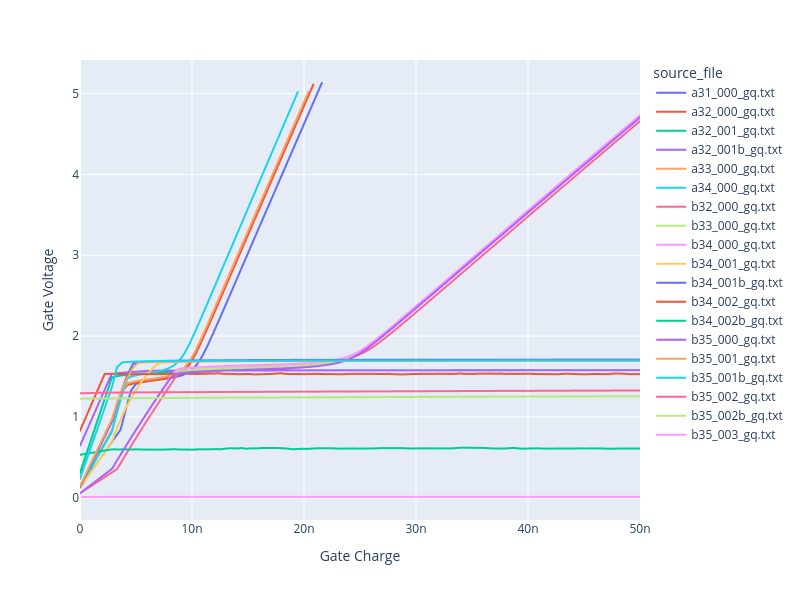

The cell this chart's notebook holds for it:
### Markdown cell above
## Gate Charge Data

### Code cell
# Get gate charge data and plot gate voltage vs. gate charge for files containing "_gq" in their name.

gate_charge_df = df[df["source_file"].str.contains("_gq", case=False, na=False)]

if gate_charge_df.empty:
    print("No gate charge data found in the DataFrame.")
else:
    # Integrate gate current over time to calculate gate charge (Q = \int_0^t I(t) * dt).
    dt = gate_charge_df["Time"].diff().fillna(0)  # Time intervals
    gate_charge_df["Gate Charge"] = (
        gate_charge_df["Gate Current"] * dt
    ).cumsum()  # Cumulative sum to get total charge

    fig = px.line(
        gate_charge_df, x="Gate Charge", y="Gate Voltage", color="source_file"
    )

    fig.update_layout(
        width=800,
        height=600,
        xaxis_range=[0, 50e-9],
    )
    fig.show()

### Figure 1 — Plotly figure (JSON) as saved in the notebook; plotly's stock layout.template omitted (floating-point values rounded to 4 significant figures; data arrays with more than 128 entries replaced by an {"elided": "..."} marker saying what was removed)
{"data": [{"hovertemplate": "source_file=a31_000_gq.txt<br>Gate Charge=%{x}<br>Gate Voltage=%{y}<extra></extra>", "legendgroup": "a31_000_gq.txt", "line": {"color": "#636efa", "dash": "solid"}, "marker": {"symbol": "circle"}, "mode": "lines", "name": "a31_000_gq.txt", "showlegend": true, "type": "scattergl", "x": [0.0, 3.621e-09, 4.082e-09, 4.541e-09, 4.999e-09, 5.458e-09, 5.918e-09, 6.383e-09, 6.844e-09, 7.304e-09, 7.765e-09, 8.224e-09, 8.682e-09, 9.141e-09, 9.603e-09, 1.006e-08, 1.052e-08, 1.098e-08, 1.143e-08, 1.189e-08, 1.235e-08, 1.282e-08, 1.329e-08, 1.375e-08, 1.421e-08, 1.467e-08, 1.513e-08, 1.56e-08, 1.607e-08, 1.653e-08, 1.699e-08, 1.745e-08, 1.792e-08, 1.838e-08, 1.884e-08, 1.93e-08, 1.976e-08, 2.021e-08, 2.067e-08, 2.114e-08, 2.159e-08], "xaxis": "x", "y": [0.133, 0.8422, 1.086, 1.322, 1.41, 1.425, 1.438, 1.448, 1.457, 1.466, 1.474, 1.485, 1.498, 1.517, 1.546, 1.591, 1.662, 1.767, 1.895, 2.035, 2.18, 2.328, 2.476, 2.624, 2.774, 2.92, 3.068, 3.22, 3.367, 3.516, 3.663, 3.81, 3.96, 4.106, 4.253, 4.399, 4.545, 4.692, 4.838, 4.985, 5.131], "yaxis": "y"}, {"hovertemplate": "source_file=a32_000_gq.txt<br>Gate Charge=%{x}<br>Gate Voltage=%{y}<extra></extra>", "legendgroup": "a32_000_gq.txt", "line": {"color": "#EF553B", "dash": "solid"}, "marker": {"symbol": "circle"}, "mode": "lines", "name": "a32_000_gq.txt", "showlegend": true, "type": "scattergl", "x": [1.2e-13, 2.87e-09, 3.332e-09, 3.791e-09, 4.251e-09, 4.711e-09, 5.171e-09, 5.641e-09, 6.101e-09, 6.562e-09, 7.019e-09, 7.483e-09, 7.942e-09, 8.402e-09, 8.863e-09, 9.322e-09, 9.787e-09, 1.025e-08, 1.072e-08, 1.118e-08, 1.164e-08, 1.21e-08, 1.256e-08, 1.302e-08, 1.349e-08, 1.395e-08, 1.441e-08, 1.487e-08, 1.533e-08, 1.579e-08, 1.625e-08, 1.671e-08, 1.717e-08, 1.762e-08, 1.808e-08, 1.854e-08, 1.9e-08, 1.946e-08, 1.992e-08, 2.037e-08, 2.083e-08], "xaxis": "x", "y": [0.1329, 0.8427, 1.088, 1.321, 1.396, 1.411, 1.423, 1.434, 1.443, 1.451, 1.459, 1.47, 1.483, 1.502, 1.531, 1.577, 1.651, 1.761, 1.893, 2.036, 2.18, 2.325, 2.473, 2.62, 2.768, 2.916, 3.064, 3.211, 3.358, 3.504, 3.65, 3.797, 3.944, 4.09, 4.236, 4.383, 4.528, 4.674, 4.82, 4.966, 5.112], "yaxis": "y"}, {"hovertemplate": "source_file=a32_001_gq.txt<br>Gate Charge=%{x}<br>Gate Voltage=%{y}<extra></extra>", "legendgroup": "a32_001_gq.txt", "line": {"color": "#00cc96", "dash": "solid"}, "marker": {"symbol": "circle"}, "mode": "lines", "name": "a32_001_gq.txt", "showlegend": true, "type": "scattergl", "x": {"elided": "461 float values"}, "xaxis": "x", "y": {"elided": "461 float values"}, "yaxis": "y"}, {"hovertemplate": "source_file=a32_001b_gq.txt<br>Gate Charge=%{x}<br>Gate Voltage=%{y}<extra></extra>", "legendgroup": "a32_001b_gq.txt", "line": {"color": "#ab63fa", "dash": "solid"}, "marker": {"symbol": "circle"}, "mode": "lines", "name": "a32_001b_gq.txt", "showlegend": true, "type": "scattergl", "x": {"elided": "205 float values"}, "xaxis": "x", "y": {"elided": "205 float values"}, "yaxis": "y"}, {"hovertemplate": "source_file=a33_000_gq.txt<br>Gate Charge=%{x}<br>Gate Voltage=%{y}<extra></extra>", "legendgroup": "a33_000_gq.txt", "line": {"color": "#FFA15A", "dash": "solid"}, "marker": {"symbol": "circle"}, "mode": "lines", "name": "a33_000_gq.txt", "showlegend": true, "type": "scattergl", "x": [-1.098e-11, 2.854e-09, 3.317e-09, 3.784e-09, 4.243e-09, 4.702e-09, 5.161e-09, 5.624e-09, 6.083e-09, 6.542e-09, 7.002e-09, 7.46e-09, 7.919e-09, 8.377e-09, 8.837e-09, 9.303e-09, 9.772e-09, 1.024e-08, 1.07e-08, 1.118e-08, 1.165e-08, 1.212e-08, 1.259e-08, 1.305e-08, 1.351e-08, 1.397e-08, 1.443e-08, 1.489e-08, 1.535e-08, 1.581e-08, 1.627e-08, 1.673e-08, 1.719e-08, 1.765e-08, 1.81e-08, 1.856e-08, 1.902e-08, 1.948e-08, 1.994e-08, 2.04e-08], "xaxis": "x", "y": [0.1331, 0.8413, 1.087, 1.327, 1.417, 1.433, 1.445, 1.456, 1.465, 1.473, 1.482, 1.493, 1.507, 1.527, 1.557, 1.607, 1.686, 1.799, 1.932, 2.079, 2.227, 2.377, 2.527, 2.675, 2.823, 2.971, 3.117, 3.264, 3.411, 3.559, 3.706, 3.852, 3.999, 4.145, 4.292, 4.438, 4.584, 4.731, 4.878, 5.023], "yaxis": "y"}, {"hovertemplate": "source_file=a34_000_gq.txt<br>Gate Charge=%{x}<br>Gate Voltage=%{y}<extra></extra>", "legendgroup": "a34_000_gq.txt", "line": {"color": "#19d3f3", "dash": "solid"}, "marker": {"symbol": "circle"}, "mode": "lines", "name": "a34_000_gq.txt", "showlegend": true, "type": "scattergl", "x": [-1.47e-11, 2.843e-09, 3.303e-09, 3.763e-09, 4.224e-09, 4.684e-09, 5.145e-09, 5.615e-09, 6.081e-09, 6.539e-09, 6.999e-09, 7.46e-09, 7.918e-09, 8.378e-09, 8.851e-09, 9.317e-09, 9.779e-09, 1.024e-08, 1.07e-08, 1.117e-08, 1.164e-08, 1.21e-08, 1.256e-08, 1.302e-08, 1.348e-08, 1.394e-08, 1.44e-08, 1.486e-08, 1.532e-08, 1.578e-08, 1.624e-08, 1.67e-08, 1.716e-08, 1.761e-08, 1.807e-08, 1.853e-08, 1.899e-08, 1.945e-08], "xaxis": "x", "y": [0.1281, 0.8148, 1.052, 1.284, 1.475, 1.504, 1.519, 1.531, 1.541, 1.551, 1.563, 1.579, 1.602, 1.637, 1.694, 1.783, 1.904, 2.044, 2.188, 2.338, 2.489, 2.638, 2.788, 2.937, 3.087, 3.236, 3.385, 3.534, 3.683, 3.832, 3.98, 4.129, 4.278, 4.427, 4.574, 4.723, 4.871, 5.019], "yaxis": "y"}, {"hovertemplate": "source_file=b32_000_gq.txt<br>Gate Charge=%{x}<br>Gate Voltage=%{y}<extra></extra>", "legendgroup": "b32_000_gq.txt", "line": {"color": "#FF6692", "dash": "solid"}, "marker": {"symbol": "circle"}, "mode": "lines", "name": "b32_000_gq.txt", "showlegend": true, "type": "scattergl", "x": [3.42e-12, 3.306e-09, 3.766e-09, 4.225e-09, 4.684e-09, 5.145e-09, 5.605e-09, 6.065e-09, 6.525e-09, 6.985e-09, 7.445e-09, 7.904e-09, 8.363e-09, 8.823e-09, 9.284e-09, 9.743e-09, 1.021e-08, 1.067e-08, 1.113e-08, 1.159e-08, 1.205e-08, 1.252e-08, 1.298e-08, 1.344e-08, 1.39e-08, 1.436e-08, 1.482e-08, 1.528e-08, 1.574e-08, 1.62e-08, 1.666e-08, 1.711e-08, 1.757e-08, 1.803e-08, 1.849e-08, 1.895e-08, 1.941e-08, 1.986e-08, 2.032e-08, 2.078e-08, 2.124e-08, 2.17e-08, 2.216e-08, 2.261e-08, 2.307e-08, 2.353e-08, 2.399e-08, 2.445e-08, 2.49e-08, 2.536e-08, 2.582e-08, 2.628e-08, 2.674e-08, 2.72e-08, 2.766e-08, 2.812e-08, 2.858e-08, 2.903e-08, 2.949e-08, 2.995e-08, 3.041e-08, 3.087e-08, 3.133e-08, 3.179e-08, 3.225e-08, 3.27e-08, 3.316e-08, 3.362e-08, 3.408e-08, 3.454e-08, 3.5e-08, 3.546e-08, 3.592e-08, 3.638e-08, 3.684e-08, 3.729e-08, 3.775e-08, 3.821e-08, 3.867e-08, 3.913e-08, 3.959e-08, 4.005e-08, 4.05e-08, 4.096e-08, 4.142e-08, 4.188e-08, 4.233e-08, 4.279e-08, 4.325e-08, 4.372e-08, 4.418e-08, 4.463e-08, 4.509e-08, 4.555e-08, 4.601e-08, 4.647e-08, 4.693e-08, 4.739e-08, 4.785e-08, 4.831e-08, 4.877e-08, 4.923e-08, 4.969e-08, 5.015e-08, 5.061e-08, 5.107e-08, 5.152e-08, 5.198e-08, 5.244e-08, 5.29e-08], "xaxis": "x", "y": [0.05598, 0.3547, 0.4602, 0.5648, 0.6687, 0.7714, 0.8729, 0.9726, 1.072, 1.169, 1.266, 1.361, 1.455, 1.55, 1.601, 1.606, 1.61, 1.613, 1.616, 1.619, 1.622, 1.625, 1.627, 1.629, 1.632, 1.634, 1.636, 1.637, 1.639, 1.641, 1.643, 1.645, 1.647, 1.649, 1.651, 1.653, 1.656, 1.659, 1.663, 1.667, 1.672, 1.678, 1.684, 1.692, 1.702, 1.713, 1.728, 1.746, 1.769, 1.798, 1.834, 1.876, 1.923, 1.972, 2.022, 2.074, 2.127, 2.18, 2.234, 2.288, 2.342, 2.396, 2.451, 2.505, 2.559, 2.614, 2.668, 2.723, 2.777, 2.832, 2.886, 2.941, 2.995, 3.05, 3.104, 3.159, 3.213, 3.267, 3.322, 3.376, 3.43, 3.485, 3.539, 3.593, 3.647, 3.701, 3.756, 3.81, 3.864, 3.918, 3.973, 4.027, 4.081, 4.136, 4.19, 4.244, 4.298, 4.353, 4.407, 4.461, 4.515, 4.569, 4.623, 4.677, 4.731, 4.785, 4.839, 4.893, 4.947, 5.001], "yaxis": "y"}, {"hovertemplate": "source_file=b33_000_gq.txt<br>Gate Charge=%{x}<br>Gate Voltage=%{y}<extra></extra>", "legendgroup": "b33_000_gq.txt", "line": {"color": "#B6E880", "dash": "solid"}, "marker": {"symbol": "circle"}, "mode": "lines", "name": "b33_000_gq.txt", "showlegend": true, "type": "scattergl", "x": [-4e-12, 2.849e-09, 3.312e-09, 3.772e-09, 4.229e-09, 4.689e-09, 5.148e-09, 5.609e-09, 6.069e-09, 6.529e-09, 6.987e-09, 7.445e-09, 7.906e-09, 8.371e-09, 8.839e-09, 9.307e-09, 9.775e-09, 1.024e-08, 1.07e-08, 1.116e-08, 1.162e-08, 1.208e-08, 1.255e-08, 1.301e-08, 1.347e-08, 1.393e-08, 1.439e-08, 1.485e-08, 1.531e-08, 1.577e-08, 1.623e-08, 1.669e-08, 1.715e-08, 1.761e-08, 1.807e-08, 1.853e-08, 1.899e-08, 1.945e-08, 1.99e-08, 2.036e-08, 2.082e-08, 2.128e-08, 2.174e-08, 2.22e-08, 2.266e-08, 2.312e-08, 2.358e-08, 2.404e-08, 2.45e-08, 2.495e-08, 2.541e-08, 2.587e-08, 2.633e-08, 2.679e-08, 2.724e-08, 2.77e-08, 2.816e-08, 2.862e-08, 2.908e-08, 2.954e-08, 3e-08, 3.046e-08, 3.092e-08, 3.138e-08, 3.183e-08, 3.229e-08, 3.275e-08, 3.321e-08, 3.367e-08, 3.413e-08, 3.459e-08, 3.504e-08, 3.55e-08, 3.596e-08, 3.643e-08, 3.688e-08, 3.734e-08, 3.78e-08, 3.826e-08, 3.872e-08, 3.918e-08, 3.964e-08, 4.01e-08, 4.055e-08, 4.101e-08, 4.147e-08, 4.192e-08, 4.239e-08, 4.285e-08, 4.331e-08, 4.377e-08, 4.423e-08, 4.469e-08, 4.515e-08, 4.56e-08, 4.606e-08, 4.652e-08, 4.698e-08, 4.744e-08, 4.79e-08, 4.837e-08, 4.883e-08, 4.929e-08, 4.975e-08, 5.021e-08, 5.067e-08, 5.113e-08, 5.158e-08, 5.204e-08, 5.25e-08], "xaxis": "x", "y": [0.0557, 0.3559, 0.4623, 0.5666, 0.6694, 0.7713, 0.8722, 0.9715, 1.07, 1.166, 1.261, 1.356, 1.45, 1.541, 1.567, 1.573, 1.578, 1.582, 1.585, 1.588, 1.591, 1.594, 1.597, 1.6, 1.602, 1.604, 1.606, 1.608, 1.61, 1.612, 1.614, 1.616, 1.619, 1.621, 1.623, 1.626, 1.629, 1.633, 1.637, 1.642, 1.647, 1.654, 1.662, 1.671, 1.683, 1.697, 1.715, 1.739, 1.769, 1.805, 1.848, 1.895, 1.944, 1.995, 2.046, 2.099, 2.152, 2.206, 2.261, 2.315, 2.369, 2.424, 2.478, 2.532, 2.587, 2.641, 2.695, 2.75, 2.804, 2.859, 2.913, 2.968, 3.022, 3.077, 3.131, 3.186, 3.24, 3.294, 3.348, 3.403, 3.458, 3.512, 3.566, 3.62, 3.674, 3.728, 3.782, 3.837, 3.891, 3.946, 4.0, 4.054, 4.108, 4.162, 4.216, 4.271, 4.325, 4.379, 4.433, 4.487, 4.542, 4.596, 4.65, 4.704, 4.758, 4.812, 4.866, 4.92, 4.974, 5.028], "yaxis": "y"}, {"hovertemplate": "source_file=b34_000_gq.txt<br>Gate Charge=%{x}<br>Gate Voltage=%{y}<extra></extra>", "legendgroup": "b34_000_gq.txt", "line": {"color": "#FF97FF", "dash": "solid"}, "marker": {"symbol": "circle"}, "mode": "lines", "name": "b34_000_gq.txt", "showlegend": true, "type": "scattergl", "x": [-4.64e-12, 2.85e-09, 3.311e-09, 3.77e-09, 4.23e-09, 4.69e-09, 5.151e-09, 5.623e-09, 6.083e-09, 6.542e-09, 7.002e-09, 7.462e-09, 7.924e-09, 8.383e-09, 8.845e-09, 9.307e-09, 9.768e-09, 1.023e-08, 1.07e-08, 1.118e-08, 1.164e-08, 1.211e-08, 1.258e-08, 1.304e-08, 1.35e-08, 1.396e-08, 1.442e-08, 1.488e-08, 1.534e-08, 1.58e-08, 1.626e-08, 1.672e-08, 1.718e-08, 1.764e-08, 1.81e-08, 1.856e-08, 1.901e-08, 1.947e-08, 1.993e-08, 2.039e-08, 2.085e-08, 2.131e-08, 2.177e-08, 2.223e-08, 2.269e-08, 2.316e-08, 2.362e-08, 2.408e-08, 2.454e-08, 2.5e-08, 2.546e-08, 2.592e-08, 2.638e-08, 2.683e-08, 2.729e-08, 2.775e-08, 2.821e-08, 2.867e-08, 2.913e-08, 2.958e-08, 3.004e-08, 3.05e-08, 3.096e-08, 3.142e-08, 3.188e-08, 3.234e-08, 3.28e-08, 3.325e-08, 3.371e-08, 3.418e-08, 3.464e-08, 3.51e-08, 3.556e-08, 3.602e-08, 3.648e-08, 3.694e-08, 3.74e-08, 3.786e-08, 3.832e-08, 3.878e-08, 3.924e-08, 3.97e-08, 4.016e-08, 4.062e-08, 4.108e-08, 4.154e-08, 4.199e-08, 4.245e-08, 4.291e-08, 4.337e-08, 4.383e-08, 4.43e-08, 4.476e-08, 4.521e-08, 4.567e-08, 4.613e-08, 4.659e-08, 4.705e-08, 4.751e-08, 4.797e-08, 4.843e-08, 4.889e-08, 4.935e-08, 4.981e-08, 5.027e-08, 5.073e-08, 5.119e-08, 5.164e-08, 5.21e-08, 5.256e-08], "xaxis": "x", "y": [0.05605, 0.3566, 0.4626, 0.5667, 0.6706, 0.7725, 0.8738, 0.9757, 1.074, 1.171, 1.267, 1.362, 1.456, 1.549, 1.596, 1.601, 1.605, 1.608, 1.612, 1.615, 1.617, 1.62, 1.622, 1.625, 1.627, 1.629, 1.631, 1.633, 1.635, 1.636, 1.638, 1.64, 1.642, 1.645, 1.647, 1.65, 1.653, 1.656, 1.66, 1.664, 1.67, 1.676, 1.683, 1.692, 1.703, 1.716, 1.734, 1.755, 1.783, 1.818, 1.859, 1.905, 1.953, 2.003, 2.055, 2.107, 2.16, 2.214, 2.268, 2.321, 2.375, 2.43, 2.484, 2.538, 2.593, 2.647, 2.702, 2.756, 2.81, 2.865, 2.92, 2.975, 3.029, 3.083, 3.138, 3.192, 3.247, 3.302, 3.356, 3.41, 3.465, 3.519, 3.573, 3.627, 3.681, 3.735, 3.79, 3.844, 3.898, 3.952, 4.006, 4.061, 4.115, 4.169, 4.223, 4.277, 4.331, 4.385, 4.439, 4.493, 4.547, 4.601, 4.655, 4.709, 4.763, 4.817, 4.871, 4.925, 4.979, 5.033], "yaxis": "y"}, {"hovertemplate": "source_file=b34_001_gq.txt<br>Gate Charge=%{x}<br>Gate Voltage=%{y}<extra></extra>", "legendgroup": "b34_001_gq.txt", "line": {"color": "#FECB52", "dash": "solid"}, "marker": {"symbol": "circle"}, "mode": "lines", "name": "b34_001_gq.txt", "showlegend": true, "type": "scattergl", "x": {"elided": "455 float values"}, "xaxis": "x", "y": {"elided": "455 float values"}, "yaxis": "y"}, {"hovertemplate": "source_file=b34_001b_gq.txt<br>Gate Charge=%{x}<br>Gate Voltage=%{y}<extra></extra>", "legendgroup": "b34_001b_gq.txt", "line": {"color": "#636efa", "dash": "solid"}, "marker": {"symbol": "circle"}, "mode": "lines", "name": "b34_001b_gq.txt", "showlegend": true, "type": "scattergl", "x": {"elided": "346 float values"}, "xaxis": "x", "y": {"elided": "346 float values"}, "yaxis": "y"}, {"hovertemplate": "source_file=b34_002_gq.txt<br>Gate Charge=%{x}<br>Gate Voltage=%{y}<extra></extra>", "legendgroup": "b34_002_gq.txt", "line": {"color": "#EF553B", "dash": "solid"}, "marker": {"symbol": "circle"}, "mode": "lines", "name": "b34_002_gq.txt", "showlegend": true, "type": "scattergl", "x": {"elided": "225 float values"}, "xaxis": "x", "y": {"elided": "225 float values"}, "yaxis": "y"}, {"hovertemplate": "source_file=b34_002b_gq.txt<br>Gate Charge=%{x}<br>Gate Voltage=%{y}<extra></extra>", "legendgroup": "b34_002b_gq.txt", "line": {"color": "#00cc96", "dash": "solid"}, "marker": {"symbol": "circle"}, "mode": "lines", "name": "b34_002b_gq.txt", "showlegend": true, "type": "scattergl", "x": {"elided": "225 float values"}, "xaxis": "x", "y": {"elided": "225 float values"}, "yaxis": "y"}, {"hovertemplate": "source_file=b35_000_gq.txt<br>Gate Charge=%{x}<br>Gate Voltage=%{y}<extra></extra>", "legendgroup": "b35_000_gq.txt", "line": {"color": "#ab63fa", "dash": "solid"}, "marker": {"symbol": "circle"}, "mode": "lines", "name": "b35_000_gq.txt", "showlegend": true, "type": "scattergl", "x": [5.36e-12, 2.851e-09, 3.313e-09, 3.773e-09, 4.233e-09, 4.694e-09, 5.159e-09, 5.618e-09, 6.078e-09, 6.537e-09, 6.997e-09, 7.455e-09, 7.916e-09, 8.379e-09, 8.847e-09, 9.316e-09, 9.783e-09, 1.026e-08, 1.072e-08, 1.118e-08, 1.164e-08, 1.211e-08, 1.258e-08, 1.304e-08, 1.351e-08, 1.397e-08, 1.443e-08, 1.488e-08, 1.534e-08, 1.58e-08, 1.626e-08, 1.672e-08, 1.718e-08, 1.764e-08, 1.809e-08, 1.855e-08, 1.901e-08, 1.947e-08, 1.993e-08, 2.038e-08, 2.084e-08, 2.13e-08, 2.176e-08, 2.222e-08, 2.268e-08, 2.314e-08, 2.36e-08, 2.406e-08, 2.451e-08, 2.497e-08, 2.543e-08, 2.589e-08, 2.634e-08, 2.68e-08, 2.726e-08, 2.772e-08, 2.818e-08, 2.863e-08, 2.909e-08, 2.955e-08, 3.001e-08, 3.047e-08, 3.093e-08, 3.138e-08, 3.184e-08, 3.23e-08, 3.276e-08, 3.322e-08, 3.367e-08, 3.413e-08, 3.459e-08, 3.505e-08, 3.551e-08, 3.597e-08, 3.643e-08, 3.688e-08, 3.734e-08, 3.78e-08, 3.826e-08, 3.872e-08, 3.918e-08, 3.963e-08, 4.009e-08, 4.055e-08, 4.101e-08, 4.146e-08, 4.192e-08, 4.238e-08, 4.284e-08, 4.33e-08, 4.375e-08, 4.421e-08, 4.467e-08, 4.513e-08, 4.559e-08, 4.605e-08, 4.65e-08, 4.696e-08, 4.742e-08, 4.789e-08, 4.834e-08, 4.88e-08, 4.926e-08, 4.972e-08, 5.018e-08, 5.064e-08, 5.11e-08, 5.156e-08, 5.201e-08, 5.247e-08, 5.293e-08], "xaxis": "x", "y": [0.05657, 0.3571, 0.4631, 0.5672, 0.6701, 0.7719, 0.873, 0.9714, 1.069, 1.165, 1.26, 1.354, 1.447, 1.525, 1.538, 1.544, 1.55, 1.554, 1.558, 1.562, 1.565, 1.568, 1.571, 1.574, 1.576, 1.579, 1.581, 1.583, 1.585, 1.587, 1.59, 1.592, 1.594, 1.597, 1.599, 1.602, 1.605, 1.609, 1.613, 1.618, 1.623, 1.63, 1.638, 1.647, 1.659, 1.673, 1.692, 1.716, 1.746, 1.784, 1.827, 1.874, 1.923, 1.974, 2.026, 2.078, 2.131, 2.185, 2.239, 2.293, 2.347, 2.401, 2.455, 2.509, 2.563, 2.617, 2.672, 2.726, 2.78, 2.835, 2.889, 2.943, 2.997, 3.051, 3.106, 3.16, 3.214, 3.268, 3.322, 3.376, 3.43, 3.484, 3.538, 3.592, 3.646, 3.7, 3.754, 3.808, 3.862, 3.916, 3.97, 4.024, 4.078, 4.132, 4.186, 4.24, 4.293, 4.347, 4.401, 4.455, 4.509, 4.563, 4.617, 4.671, 4.725, 4.779, 4.833, 4.886, 4.94, 4.994, 5.047], "yaxis": "y"}, {"hovertemplate": "source_file=b35_001_gq.txt<br>Gate Charge=%{x}<br>Gate Voltage=%{y}<extra></extra>", "legendgroup": "b35_001_gq.txt", "line": {"color": "#FFA15A", "dash": "solid"}, "marker": {"symbol": "circle"}, "mode": "lines", "name": "b35_001_gq.txt", "showlegend": true, "type": "scattergl", "x": {"elided": "463 float values"}, "xaxis": "x", "y": {"elided": "463 float values"}, "yaxis": "y"}, {"hovertemplate": "source_file=b35_001b_gq.txt<br>Gate Charge=%{x}<br>Gate Voltage=%{y}<extra></extra>", "legendgroup": "b35_001b_gq.txt", "line": {"color": "#19d3f3", "dash": "solid"}, "marker": {"symbol": "circle"}, "mode": "lines", "name": "b35_001b_gq.txt", "showlegend": true, "type": "scattergl", "x": {"elided": "189 float values"}, "xaxis": "x", "y": {"elided": "189 float values"}, "yaxis": "y"}, {"hovertemplate": "source_file=b35_002_gq.txt<br>Gate Charge=%{x}<br>Gate Voltage=%{y}<extra></extra>", "legendgroup": "b35_002_gq.txt", "line": {"color": "#FF6692", "dash": "solid"}, "marker": {"symbol": "circle"}, "mode": "lines", "name": "b35_002_gq.txt", "showlegend": true, "type": "scattergl", "x": {"elided": "849 float values"}, "xaxis": "x", "y": {"elided": "849 float values"}, "yaxis": "y"}, {"hovertemplate": "source_file=b35_002b_gq.txt<br>Gate Charge=%{x}<br>Gate Voltage=%{y}<extra></extra>", "legendgroup": "b35_002b_gq.txt", "line": {"color": "#B6E880", "dash": "solid"}, "marker": {"symbol": "circle"}, "mode": "lines", "name": "b35_002b_gq.txt", "showlegend": true, "type": "scattergl", "x": {"elided": "3459 float values"}, "xaxis": "x", "y": {"elided": "3459 float values"}, "yaxis": "y"}, {"hovertemplate": "source_file=b35_003_gq.txt<br>Gate Charge=%{x}<br>Gate Voltage=%{y}<extra></extra>", "legendgroup": "b35_003_gq.txt", "line": {"color": "#FF97FF", "dash": "solid"}, "marker": {"symbol": "circle"}, "mode": "lines", "name": "b35_003_gq.txt", "showlegend": true, "type": "scattergl", "x": {"elided": "431 float values"}, "xaxis": "x", "y": {"elided": "431 float values"}, "yaxis": "y"}], "layout": {"height": 600, "legend": {"title": {"text": "source_file"}, "tracegroupgap": 0}, "margin": {"t": 60}, "width": 800, "xaxis": {"anchor": "y", "domain": [0, 1], "range": [0, 5e-08], "title": {"text": "Gate Charge"}}, "yaxis": {"anchor": "x", "domain": [0, 1], "title": {"text": "Gate Voltage"}}}}
